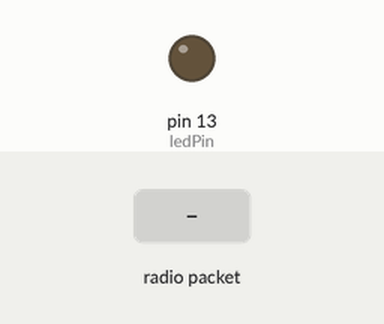
Bench run of a program on a simulated Arduino Uno, built with avr-gcc and run on an emulated ATmega328P. Parts: output pins drawn as LEDs (lit = HIGH). The inputs (shaded band) are chosen by the test bench. No radio packets arrive unless stated; what the program prints to the serial monitor is not drawn.

Above: at 1.2 s.
1.3 s: radio packet "1" arrives
Timing chart, 0 to 4.3 s (numbered marks = the images above; inputs shaded):
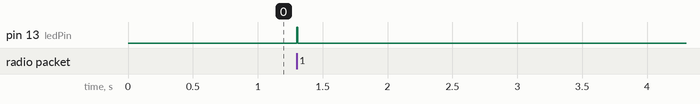

The program:

main.cpp
```cpp
#include <Arduino.h>

// Receiver
#include <VirtualWire.h> 4 6
#define sendPin 8
#define ledPin 13        //Onboard LED = digital pin 13

uint8_t buf[VW_MAX_MESSAGE_LEN];
uint8_t buflen=VW_MAX_MESSAGE_LEN;

const char *check="Wakaka!";
const char *swOn="On";

int count = 0;

void setup()
{
    Serial.begin(9600);
    vw_set_ptt_inverted(true);
    vw_setup(300);
    vw_set_rx_pin(11);
    vw_rx_start();
    pinMode(ledPin, OUTPUT);
}

void loop()
{
    if (vw_get_message(buf, &buflen))
    {
        Serial.println(millis());
        Serial.print("Message: ");
        Serial.println((char*)buf);
        digitalWrite(ledPin, HIGH);
        count = 0;
    }
    else
        count++;

    if(count > 100)
        digitalWrite(ledPin, LOW);
}
```

Measured:
- after the input at 1.3 s, pin 13 (ledPin): LOW → HIGH at once, → LOW 0.01 s later
